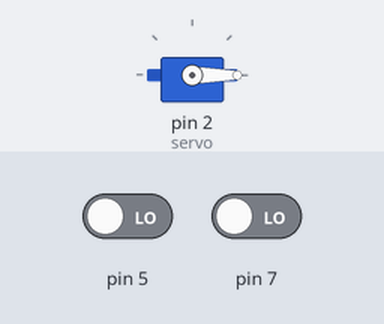
Simulated run of this sketch. Board: Arduino Uno, built with avr-gcc and run on an emulated ATmega328P. Shown: servo. The test bench sets the inputs (shaded band); at power-on: pin 5 LOW, pin 7 LOW.

Above: at 3.2 s.
3.3 s: pin 5 driven HIGH
At 3.9 s:
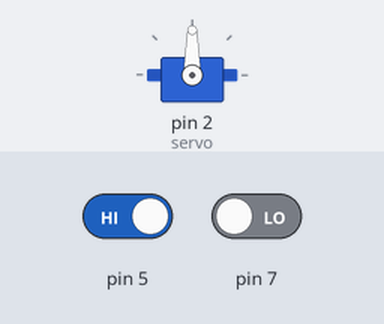
4.8 s: pin 7 driven HIGH
At 6.1 s:
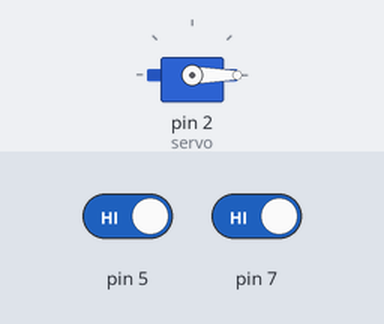
7.8 s: pin 7 driven LOW
At 8.9 s:
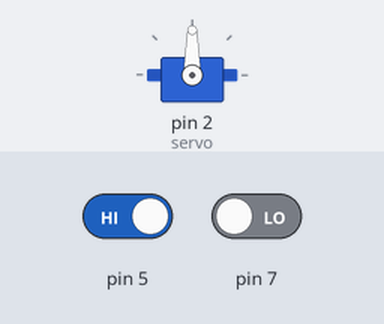
Timing chart, 0 to 10.8 s (numbered marks = the images above; inputs shaded):
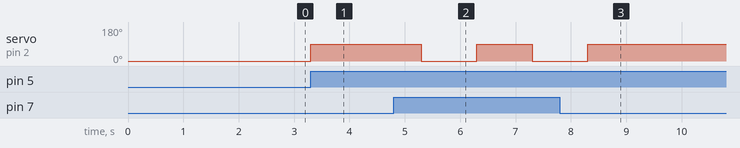

The sketch:

SG90Servo-Controller.ino
```cpp
#include <Servo.h>

Servo servo;

void setup()
{
    pinMode(5,INPUT);
    pinMode(7,INPUT);
    servo.attach(2);
    servo.write(0);
    delay(2000);
}

void loop()
{
    if(digitalRead(5)==HIGH)
    {
        servo.write(90);
        delay(1000);

    }
     if(digitalRead(7)==HIGH)
    {
        servo.write(0);
        delay(1000);

    }
}
```

Measured:
- after the input at 3.3 s, servo on pin 2 (servo): 0° → 90° at once
- after the input at 4.8 s, servo on pin 2 (servo): 90° → 0° after 0.50 s, → 90° 1.0 s later, → 0° 1.0 s later
- after the input at 7.8 s, servo on pin 2 (servo): goes on until 8.3 s, then stays 90°
